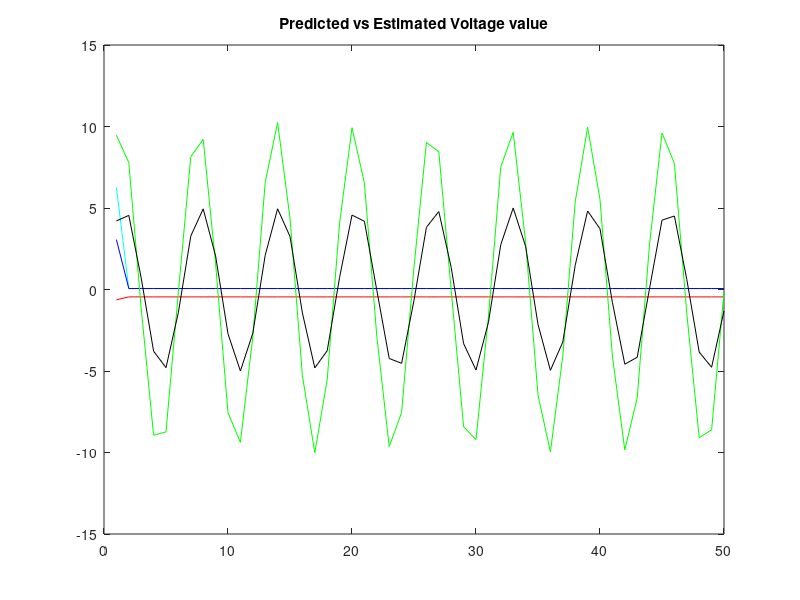

The MATLAB script that drew this image:
%% --------------------------
%   By Andres Mora; April 10, 2014
%   Kalman Filter to estimate the value of a spring-mass system
%   supported on a movable platform

% Clear screen and variable space
clc;
%clear;

% Declare variables

r=0.01;
%create a random sequence of numbers. function randn draws numbers from standard 
%normal distribution
noise = randn(1,50);
%create the random white noise sequence by multiplying the set of random numbers by the %standard deviation (tipiki apoklisi) of w 
w = sqrt(r)*noise;
%create the measurements vector
z = zeros(1, 50);
%create the true measurement vector
z_true = ones(1, 50);
%z_true(1, :) = sin(pi);

for i = 1:50
    z_true(1, i) = 5*sin(i);
    z(1, i) = 10*sin(i-50) + w(1, i); 
end

k = 0.45;    % Hooke elastic constant
b = 0.06;    % Damping coefficient constant
m = 1.0;     % Mass in kg

A = [0 1; -k/m -b/m];
B = [b/m; (-k/m - (b/m)^2)];
H = [1 0];

Q = zeros(2);
R = 1; %eye(2);

u = 1.0;
I = eye(2);

xhat_prior  =  zeros(2, 50);        %<x_(k-1)
p_prior     =  zeros(2,2, 50);      %P_(k-1)

xhat_post   = ones(2, 50);          %<x_k-
p_post      = zeros(2,2, 50);       %P_k-

K_gain      = zeros(2, 50);         %K_k, Kalman gain

% Initial Values
xhat_prior(:, 1) = [0; 3];
p_prior(:,:, 1)  = [1 1; 1 1];

% First iteration
xhat_post(:, 1) = A * xhat_prior(:, 1) + B * u;
p_post(:,:, 1)  = (A * p_prior(:,:, 1) * A') + Q;
K_gain(:, 1)    = (p_post(:,:, 1) * H') / (H* p_post(:,:, 1) * H' + R);
xhat_prior(:, 1)= xhat_post(:, 1) + K_gain(:, 1) * (z(:, 1) - H * xhat_post(:, 1));
p_prior(:,:, 1) = (I - K_gain(:, 1) * H) * p_post(:,:, 1);   

for i = 2: 50
    %project the state ahead
    xhat_post(:, i) = A * xhat_prior(:, i) + B * u;
        
    %project the error covariance ahead
    p_post(:,:, i) = (A * p_prior(:,:, i) * A') + Q;
    
    %Compute the Kalman gain
    K_gain(:, i) = (p_post(:,:, i) * H') / (H* p_post(:,:, i) * H' + R);
    
    %Update estimate with measurement z_k
    xhat_prior(:, i) = xhat_post(:, i) + K_gain(:, i) * (z(:, i) - H * xhat_post(:, i));

    %Update the error covariance
    p_prior(:,:, i) = (I - K_gain(:, i) * H) * p_post(:,:, i);    
end

for j = 1: 50
    x(j) = j;
end

%subplot(2, 1, 1);
plot(x, xhat_prior(1,x), 'c', x, xhat_post(1, x),'b', x, xhat_post(2, x),'r', x, z(:, x),'g', x, z_true(:, x),'k');
%legend('estimation','noisy measurements');
title('Predicted vs Estimated Voltage value');

% subplot(2, 1, 2);
% plot(x, p_post(1,1, x),'b', x, p_prior(1,1, x),'r');
% %plot(p_post, 'color', 'r');
% %hold on;
% %plot(p_prior, 'color', 'b');
% title('Error covariance');
% %hold off;
% 
% subplot(3, 1, 3);
% plot(x, K_gain(:, x), 'color', 'r');
% title('Kalman Gain');
% %hold off;







